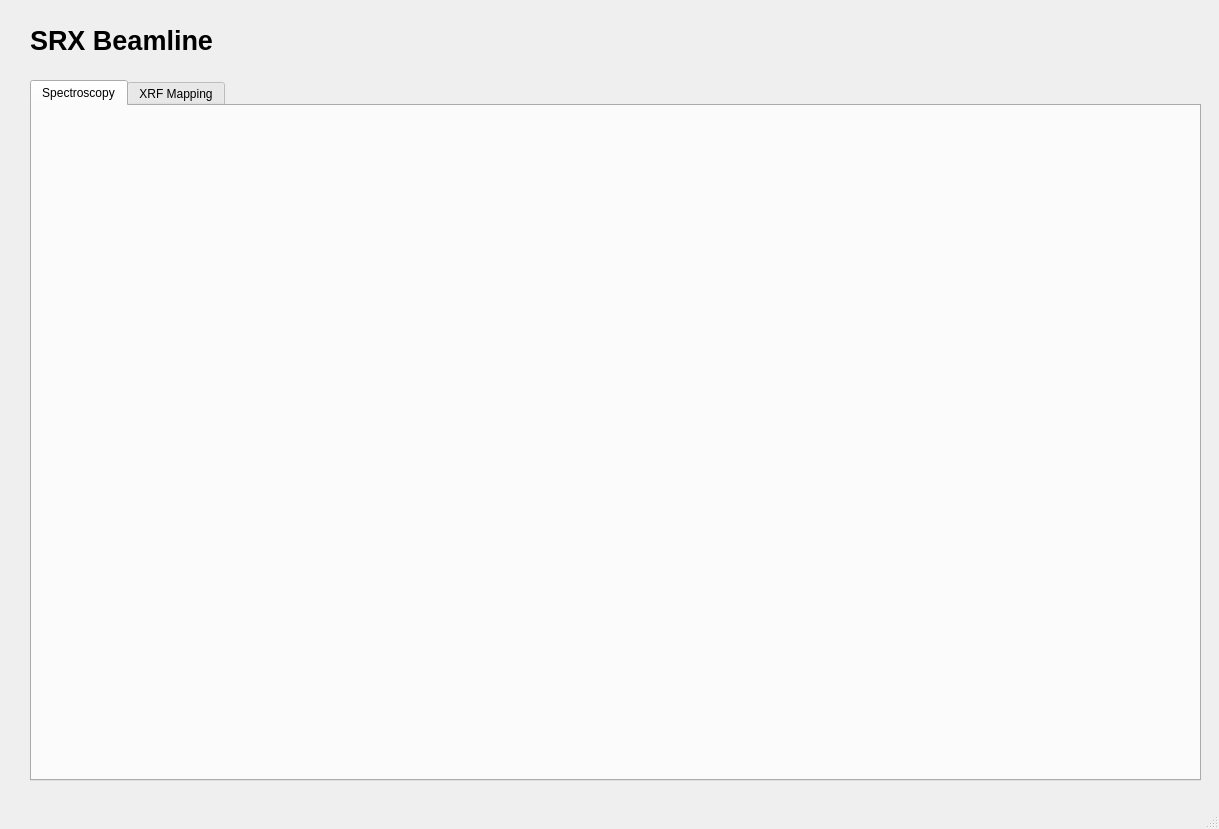
<?xml version="1.0" encoding="UTF-8"?>
<ui version="4.0">
 <class>MainWindow</class>
 <widget class="QMainWindow" name="MainWindow">
  <property name="geometry">
   <rect>
    <x>0</x>
    <y>0</y>
    <width>1219</width>
    <height>829</height>
   </rect>
  </property>
  <property name="windowTitle">
   <string>MainWindow</string>
  </property>
  <widget class="QWidget" name="centralwidget">
   <widget class="QStackedWidget" name="stackedWidget">
    <property name="geometry">
     <rect>
      <x>20</x>
      <y>10</y>
      <width>1351</width>
      <height>831</height>
     </rect>
    </property>
    <property name="currentIndex">
     <number>1</number>
    </property>
    <widget class="QWidget" name="page">
     <widget class="QLabel" name="label">
      <property name="geometry">
       <rect>
        <x>10</x>
        <y>10</y>
        <width>201</width>
        <height>41</height>
       </rect>
      </property>
      <property name="font">
       <font>
        <pointsize>20</pointsize>
        <weight>75</weight>
        <bold>true</bold>
       </font>
      </property>
      <property name="text">
       <string>SRX Beamline </string>
      </property>
     </widget>
     <widget class="QLabel" name="label_3">
      <property name="geometry">
       <rect>
        <x>20</x>
        <y>80</y>
        <width>871</width>
        <height>16</height>
       </rect>
      </property>
      <property name="font">
       <font>
        <pointsize>10</pointsize>
       </font>
      </property>
      <property name="text">
       <string>Welcome to the Submicron Resolution X-ray Spectroscopy (SRX) beamline. Before you begin running scans, please fill out the following information:</string>
      </property>
     </widget>
     <widget class="QWidget" name="gridLayoutWidget">
      <property name="geometry">
       <rect>
        <x>50</x>
        <y>140</y>
        <width>601</width>
        <height>291</height>
       </rect>
      </property>
      <layout class="QGridLayout" name="gridLayout">
       <item row="0" column="0">
        <widget class="QLabel" name="label_4">
         <property name="text">
          <string>Name</string>
         </property>
        </widget>
       </item>
       <item row="0" column="1">
        <widget class="QPlainTextEdit" name="plainTextEdit"/>
       </item>
       <item row="1" column="0">
        <widget class="QLabel" name="label_5">
         <property name="text">
          <string>TextLabel</string>
         </property>
        </widget>
       </item>
       <item row="1" column="1">
        <widget class="QPlainTextEdit" name="plainTextEdit_2"/>
       </item>
      </layout>
     </widget>
    </widget>
    <widget class="QWidget" name="page_2">
     <widget class="QTabWidget" name="tabWidget">
      <property name="geometry">
       <rect>
        <x>10</x>
        <y>70</y>
        <width>1171</width>
        <height>701</height>
       </rect>
      </property>
      <property name="currentIndex">
       <number>0</number>
      </property>
      <widget class="spectroscopy2" name="Xanes">
       <attribute name="title">
        <string>Spectroscopy</string>
       </attribute>
      </widget>
      <widget class="QWidget" name="XRFMapping">
       <attribute name="title">
        <string>XRF Mapping</string>
       </attribute>
      </widget>
     </widget>
     <widget class="QLabel" name="label_2">
      <property name="geometry">
       <rect>
        <x>10</x>
        <y>10</y>
        <width>201</width>
        <height>41</height>
       </rect>
      </property>
      <property name="font">
       <font>
        <pointsize>20</pointsize>
        <weight>75</weight>
        <bold>true</bold>
       </font>
      </property>
      <property name="text">
       <string>SRX Beamline </string>
      </property>
     </widget>
    </widget>
   </widget>
  </widget>
  <widget class="QStatusBar" name="statusbar"/>
  <widget class="QMenuBar" name="menubar">
   <property name="geometry">
    <rect>
     <x>0</x>
     <y>0</y>
     <width>1219</width>
     <height>21</height>
    </rect>
   </property>
  </widget>
 </widget>
 <customwidgets>
  <customwidget>
   <class>spectroscopy2</class>
   <extends>QWidget</extends>
   <header>spectroscopy2.h</header>
   <container>1</container>
  </customwidget>
 </customwidgets>
 <resources/>
 <connections/>
</ui>
